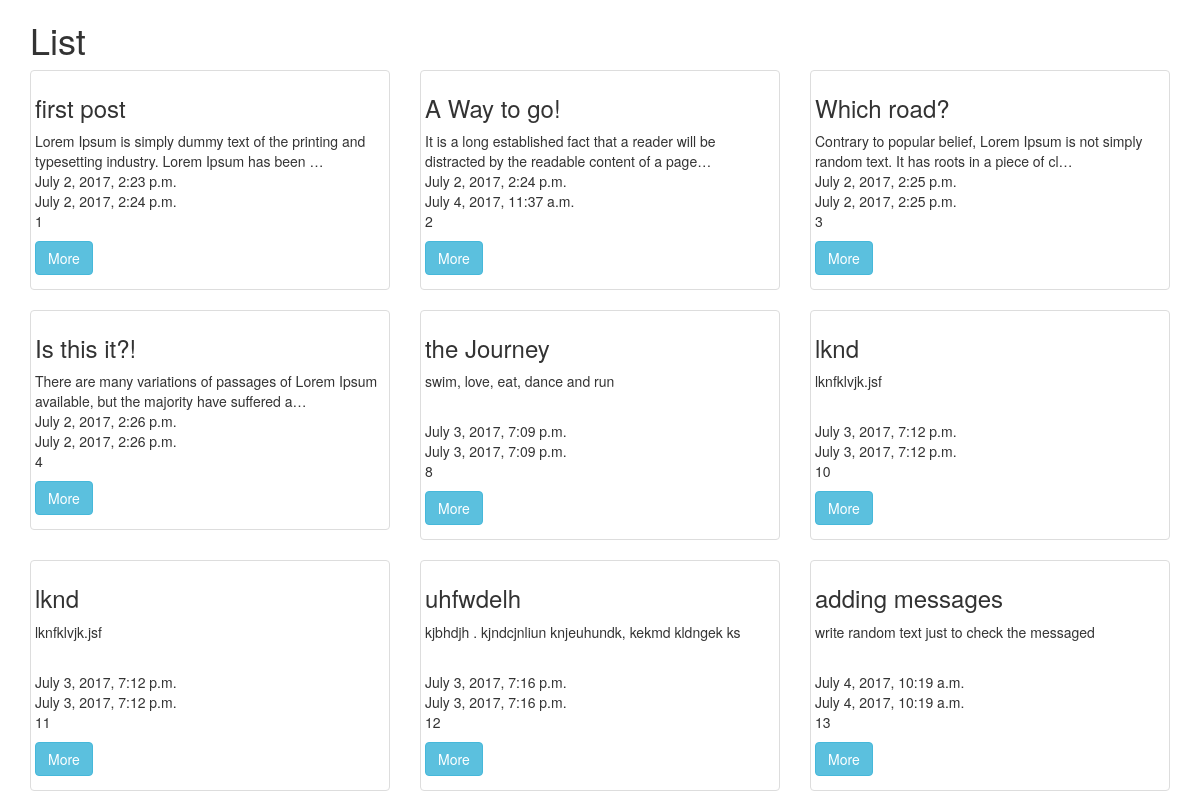
Page /posts/list/ on the earlier database version.
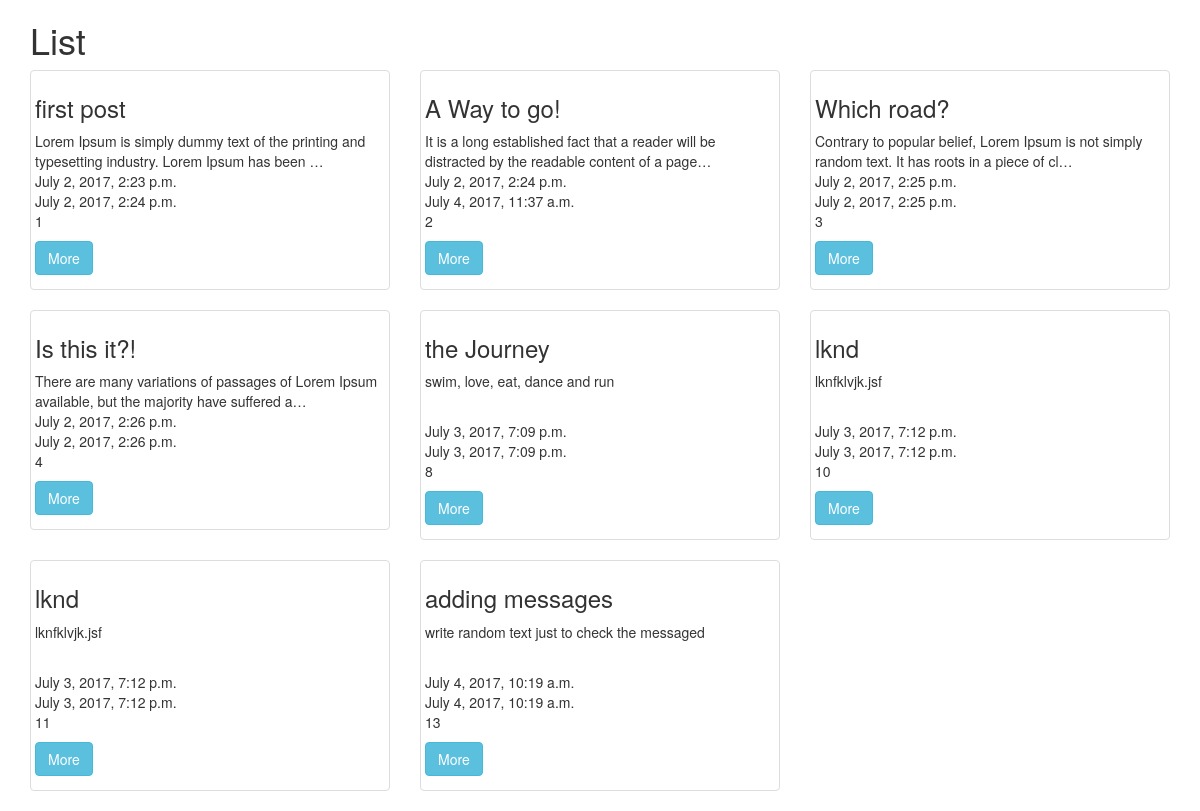
Same page on the later database version.
### posts/models.py (models this page shows, shortened)
class Post(models.Model):
    title = models.CharField(max_length=255)
    content = models.TextField()
    updated = models.DateTimeField(auto_now=True, auto_now_add=False)
    timestamp = models.DateTimeField(auto_now=False, auto_now_add=True)
    def get_absolute_url(self):
        return reverse("detail", kwargs={"post_id": self.id})

### posts/views.py (the view)
def post_list(request):
	object_list = Post.objects.all()
	context = {
	"object_list": object_list,
	"title": "List",
	}
	return render(request, 'post_list.html', context)

### posts/templates/post_list.html (shortened to what this page needs)
{% extends "base.html" %}
{% block content %}
    <h1>{{title}}</h1>
    <div class="row">
    {% for object in object_list %}
        <div class="col-sm-6 col-md-4">
        	<div class="thumbnail">
        		<div class="captio">
            		<h3>{{object.title}}</h3>
            		<p>{{object.content|linebreaks|truncatechars:100}} <br>
            		{{object.timestamp}} <br>
           			{{object.updated}} <br>
            		{{object.id}} <br>
            		</p>
            		<p>
            		<p><a href="{{ object.get_absolute_url }}" class="btn btn-info" role="button">More</a></p>
            		</p>
        		</div>
        	</div>
        </div>
    {% endfor %}
    </div>
{% endblock content %}

Differences in the rows shown:
removed Post: title "uhfwdelh", content "kjbhdjh . kjndcjnliun knjeuhundk, kekmd kldngek ks", timestamp "July 3, 2017, 7:16 p.m.", updated "July 3, 2017, 7:16 p.m.", id "12"
